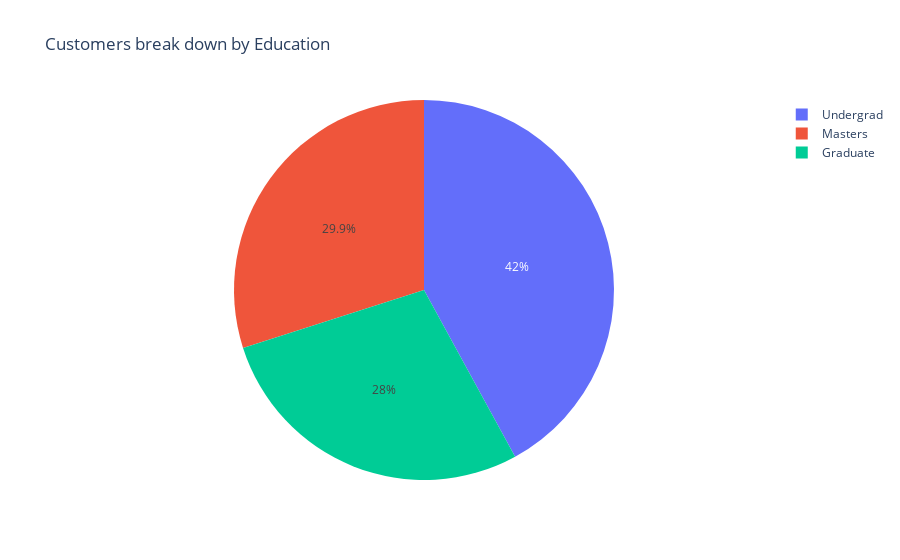

Source (notebook cell):
### Code cell
fig=px.pie(df,values=edu_count, names=edu_count.index, title='Customers break down by Education')
fig.show()

### Figure 1 — Plotly figure (JSON) as saved in the notebook; plotly's stock layout.template omitted (floating-point values rounded to 4 significant figures)
{"data": [{"domain": {"x": [0, 1], "y": [0, 1]}, "hovertemplate": "label=%{label}<br>value=%{value}<extra></extra>", "labels": ["Undergrad", "Masters", "Graduate"], "legendgroup": "", "name": "", "showlegend": true, "type": "pie", "values": [2080, 1481, 1387]}], "layout": {"legend": {"tracegroupgap": 0}, "title": {"text": "Customers break down by Education"}}}
